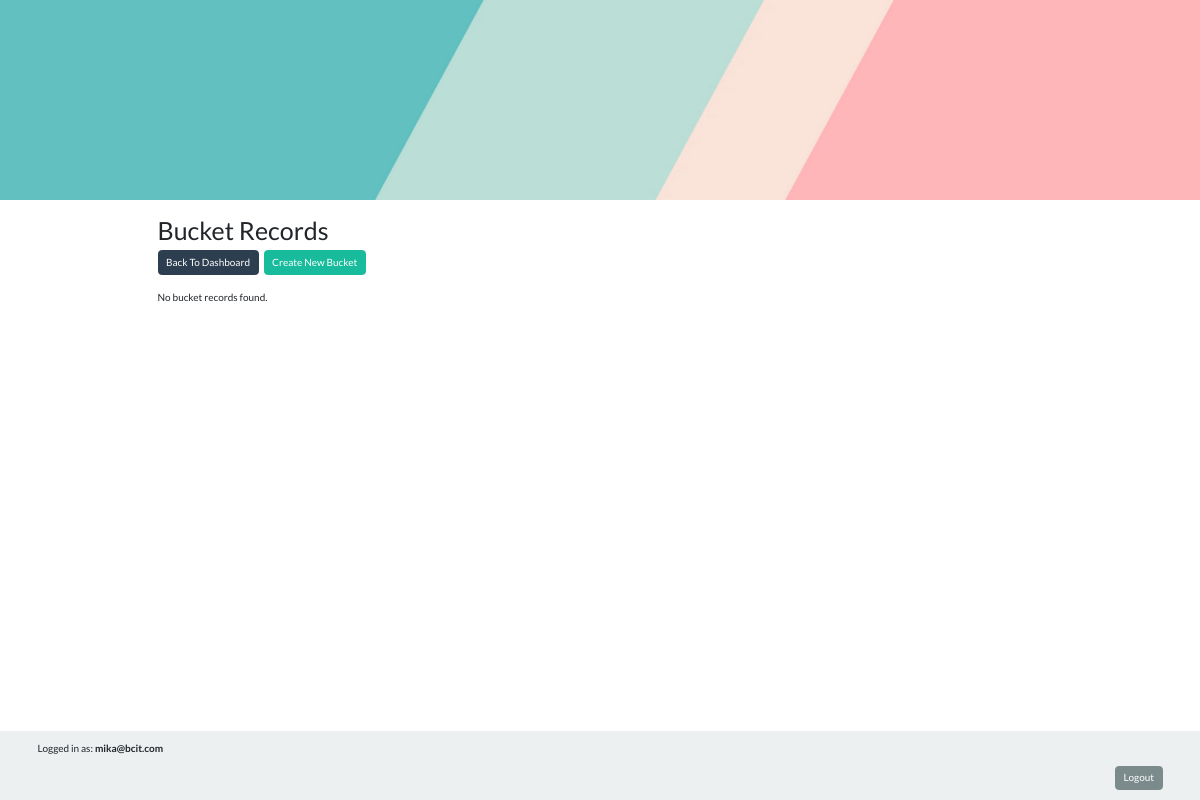
The app's page /src/actions/admin/manage_buckets.php (signed in), older data.
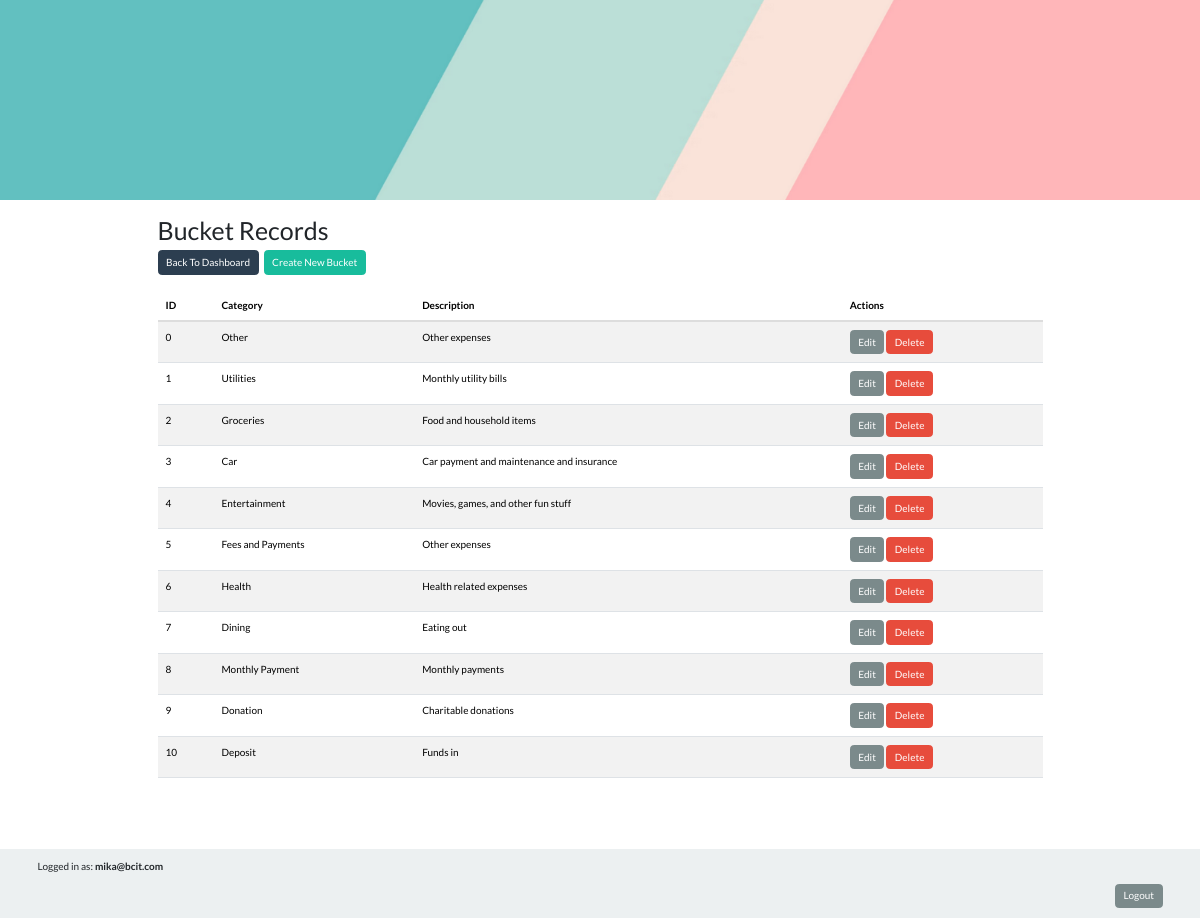
The same page, newer data.
### tables this page shows
CREATE TABLE buckets (
                id INTEGER PRIMARY KEY AUTOINCREMENT,
                category TEXT NOT NULL,
                description TEXT NOT NULL
            );

### src/classes/Bucket.php (called while the page is built, shortened)
<?php
class Bucket
{
  public static function fetchAll()
  {
    $db = Database::getConnection();
    $result = $db->query('SELECT * FROM buckets');
    $buckets = [];
    while ($row = $result->fetchArray(SQLITE3_ASSOC)) {
      $buckets[] = $row;
    }
    return $buckets;
  }
}

### src/tables/buckets.php (the view, shortened to what this page needs)
<?php
function displayBuckets($readOnly = true)
{
  $buckets = Bucket::fetchAll();
  if (!empty($buckets)) {
    echo "<table width='100%' class='table table-striped'>";
    echo "<thead>";
    echo "<tr>";
    echo "<th>ID</th>";
    echo "<th>Category</th>";
    echo "<th>Description</th>";
    if (!$readOnly) {
      echo "<th>Actions</th>";
    }
    echo "</tr>";
    echo "</thead>";
    echo "<tbody>";
    foreach ($buckets as $bucket) {
      echo "<tr>";
      echo "<td>" . htmlspecialchars($bucket['id']) . "</td>";
      echo "<td>" . htmlspecialchars($bucket['category']) . "</td>";
      echo "<td>" . htmlspecialchars($bucket['description']) . "</td>";
      if (!$readOnly) {
        echo "<td>";
        echo "<a href='/actions/update/update_bucket.php?id=" . htmlspecialchars($bucket['id']) . "' class='btn btn-dark'>Edit</a> ";
        echo "<a href='/actions/delete/delete_bucket.php?id=" . htmlspecialchars($bucket['id']) . "' class='btn btn-danger'>Delete</a>";
        echo "</td>";
      }
      echo "</tr>";
    }
    echo "</tbody>";
    echo "</table>";
  } else {
    echo "<p>No bucket records found.</p>";
  }
}

### src/inc_header.php (shortened to what this page needs)
<!DOCTYPE html>
<html lang="en">
<head>
  <link rel="stylesheet" href="https://maxcdn.bootstrapcdn.com/bootstrap/3.4.1/css/bootstrap.min.css">
  <link href="https://cdn.jsdelivr.net/npm/bootswatch@5/dist/flatly/bootstrap.min.css" rel="stylesheet">
</head>
<body style="padding-bottom:100px " ;>
  <div style="width: 100%; max-width: 1200px; margin: auto;">
    <?php
    if (isset($_SESSION['user_role'])) {
      $dashboardPath = ($_SESSION['user_role'] == 'admin') ? '/dashboard/admin_dashboard.php' : '/dashboard/user_dashboard.php';
    } else {
      $dashboardPath = '/';
    }
    ?>
    <a href="<?php echo $dashboardPath; ?>">
      <img src="/src/banner.png" alt="Banner" width=100% height="200" />
    </a>
  </div>
  <div class="container w-75">

### src/actions/admin/manage_buckets.php (shortened to what this page needs)
<?php
require_once($_SERVER['DOCUMENT_ROOT'] . "/inc_header.php");
echo "<h2>Bucket Records</h2>";
echo "<div class='d-flex justify-content-start'>";
echo "<a href='../../dashboard/admin_dashboard.php' class='btn btn-primary'>Back To Dashboard</a>";
echo "<div class='mx-2'>";
echo "<a href='/actions/create/create_bucket.php' class='btn btn-success'>Create New Bucket</a>";
echo "</div>";
echo "</div>";
echo "<br/>";
include_once($_SERVER['DOCUMENT_ROOT'] . "/tables/buckets.php");
displayBuckets(false);
?>
<?php include_once($_SERVER['DOCUMENT_ROOT'] . "/inc_footer.php"); ?>

### src/inc_footer.php (shortened to what this page needs)
</div>
<footer class="footer mt-auto py-3 bg-light fixed-bottom">
    <div class="container">
        <?php if (isset($_SESSION['user_email'])) : ?>
            <p>Logged in as: <strong><?php echo htmlspecialchars($_SESSION['user_email']); ?></strong></p>
        <?php endif; ?>
        <div class="d-flex justify-content-end">
            <a href="/actions/login/logout.php" class="btn btn-dark">Logout</a>
        </div>
    </div>
</footer>
</body>
</html>

Row changes from the older to the newer data that the page shows:
added buckets: id "0", category "Other", description "Other expenses"
added buckets: id "1", category "Utilities", description "Monthly utility bills"
added buckets: id "2", category "Groceries", description "Food and household items"
added buckets: id "3", category "Car", description "Car payment and maintenance and insurance"
added buckets: id "4", category "Entertainment", description "Movies, games, and other fun stuff"
added buckets: id "5", category "Fees and Payments", description "Other expenses"
added buckets: id "6", category "Health", description "Health related expenses"
added buckets: id "7", category "Dining", description "Eating out"
added buckets: id "8", category "Monthly Payment", description "Monthly payments"
added buckets: id "9", category "Donation", description "Charitable donations"
added buckets: id "10", category "Deposit", description "Funds in"
Text that changed along with them:
text no longer shown: "No bucket records found."
text now shown: "ID Category Description Actions"
